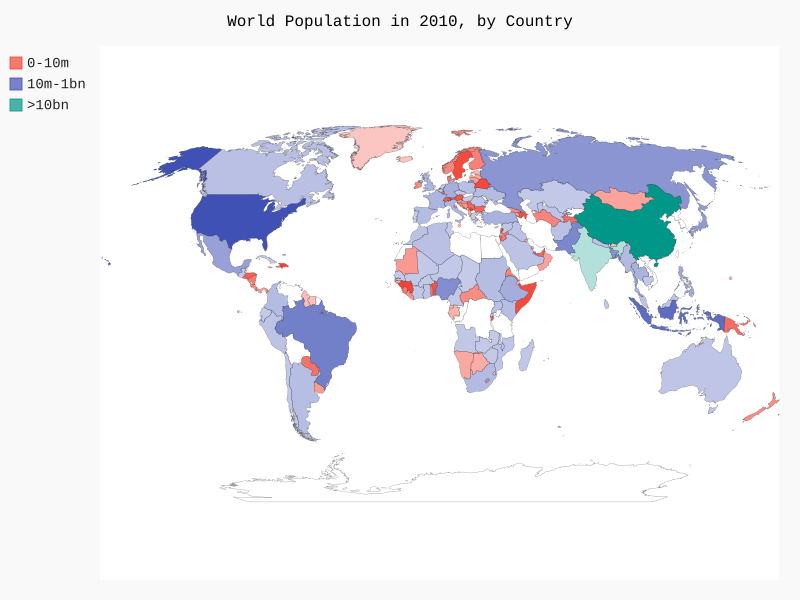

This figure's Python source:
import json
import pygal.maps.world
from pygal.style import RotateStyle as RS, LightColorizedStyle as LCS
from Json.country_codes import get_country_code

# 将数据加载至列表
filename = "population_data.json"
with open(filename) as f:
    pop_data = json.load(f)

# 创建一个包含人口数量的字典
cc_population = {}

# 打印每个国家2010年的人口数量
for pop_dict in pop_data:
    if pop_dict['Year'] == '2010':
        country_name = pop_dict['Country Name']
        population = int(float(pop_dict['Value']))
        code = get_country_code(country_name)
        if code:
            cc_population[code] = population

# 根据人口数量将所有国家分为三组
cc_pops_1, cc_pops_2, cc_pops_3 = {}, {}, {}
for cc, pop in cc_population.items():
    if pop < 10000000: # 一千万
        cc_pops_1[cc] = pop
    elif pop < 1000000000: # 十亿
        cc_pops_2[cc] = pop
    else:
        cc_pops_3[cc] = pop

# 查看每组分别包含多少个国家
print(len(cc_pops_1), len(cc_pops_2), len(cc_pops_3))

wm_style = RS('#336699', base_style=LCS),
wm = pygal.maps.world.World(wm_style)
wm.title = 'World Population in 2010, by Country'
wm.add('0-10m', cc_pops_1)
wm.add('10m-1bn', cc_pops_2)
wm.add('>10bn', cc_pops_3)

wm.render_to_file('world_population.svg')
